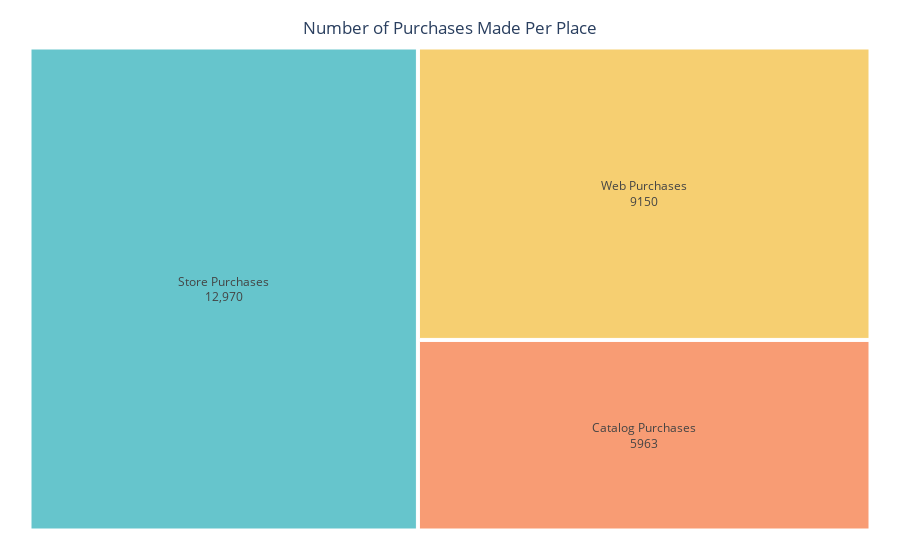

Notebook code cell kept with this figure:
### Markdown cell above
### 3.3.4 Which outlet had the most amount of purchases? <a class="anchor" id="eda_promotion_4"></a>

### Code cell
columns = ['NumWebPurchases', 'NumCatalogPurchases', 'NumStorePurchases']
columns_new = ['Web Purchases', 'Catalog Purchases', 'Store Purchases']

total = df[columns].sum()
total.index = columns_new
total = total.reset_index(name='total')

fig = px.treemap(total, path=['index'],values='total',
                 color_discrete_sequence=px.colors.qualitative.Pastel)

fig.data[0].textinfo = 'label+text+value'
fig.update_layout(margin = dict(t=25, l=25, r=25, b=25),
                  title_text='Number of Purchases Made Per Place',
                  title_x = 0.5,
                  title_y = 0.96)
fig.update_traces(textposition='middle center')
fig.layout.hovermode = False

fig.show()

### Figure 1 — Plotly figure (JSON) as saved in the notebook; plotly's stock layout.template omitted (floating-point values rounded to 4 significant figures)
{"data": [{"branchvalues": "total", "domain": {"x": [0, 1], "y": [0, 1]}, "hovertemplate": "labels=%{label}<br>total=%{value}<br>parent=%{parent}<br>id=%{id}<extra></extra>", "ids": ["Catalog Purchases", "Store Purchases", "Web Purchases"], "labels": ["Catalog Purchases", "Store Purchases", "Web Purchases"], "name": "", "parents": ["", "", ""], "textinfo": "label+text+value", "textposition": "middle center", "type": "treemap", "values": [5963, 12970, 9150]}], "layout": {"hovermode": false, "legend": {"tracegroupgap": 0}, "margin": {"b": 25, "l": 25, "r": 25, "t": 25}, "title": {"text": "Number of Purchases Made Per Place", "x": 0.5, "y": 0.96}, "treemapcolorway": ["rgb(102, 197, 204)", "rgb(246, 207, 113)", "rgb(248, 156, 116)", "rgb(220, 176, 242)", "rgb(135, 197, 95)", "rgb(158, 185, 243)", "rgb(254, 136, 177)", "rgb(201, 219, 116)", "rgb(139, 224, 164)", "rgb(180, 151, 231)", "rgb(179, 179, 179)"]}}
